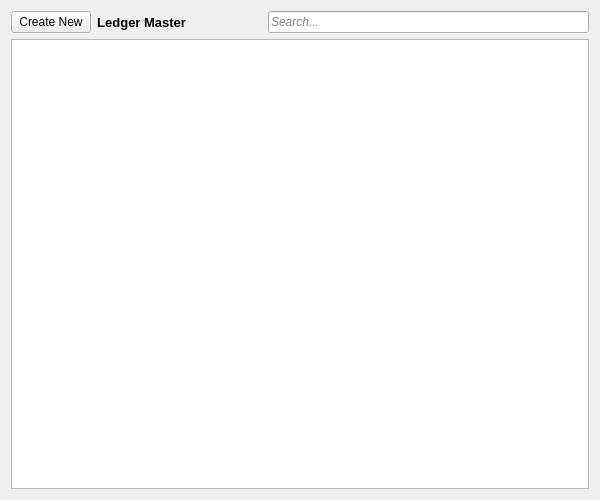
<?xml version="1.0" encoding="UTF-8"?>
<ui version="4.0">
 <class>ledgerMaster</class>
 <widget class="QWidget" name="ledgerMaster">
  <property name="geometry">
   <rect>
    <x>0</x>
    <y>0</y>
    <width>600</width>
    <height>500</height>
   </rect>
  </property>
  <property name="windowTitle">
   <string>Form</string>
  </property>
  <layout class="QGridLayout" name="gridLayout">
   <item row="0" column="1">
    <widget class="QLabel" name="titleLabel">
     <property name="font">
      <font>
       <pointsize>10</pointsize>
       <weight>75</weight>
       <bold>true</bold>
      </font>
     </property>
     <property name="text">
      <string>Ledger Master                     </string>
     </property>
     <property name="alignment">
      <set>Qt::AlignCenter</set>
     </property>
    </widget>
   </item>
   <item row="0" column="0">
    <widget class="QPushButton" name="createNewPushButton">
     <property name="sizePolicy">
      <sizepolicy hsizetype="Fixed" vsizetype="Fixed">
       <horstretch>0</horstretch>
       <verstretch>0</verstretch>
      </sizepolicy>
     </property>
     <property name="text">
      <string>Create New</string>
     </property>
    </widget>
   </item>
   <item row="0" column="2">
    <widget class="QLineEdit" name="searchLine">
     <property name="font">
      <font>
       <italic>true</italic>
      </font>
     </property>
     <property name="placeholderText">
      <string>Search...</string>
     </property>
    </widget>
   </item>
   <item row="1" column="0" colspan="3">
    <widget class="QTableView" name="tableView">
     <property name="selectionBehavior">
      <enum>QAbstractItemView::SelectRows</enum>
     </property>
    </widget>
   </item>
  </layout>
 </widget>
 <resources/>
 <connections/>
</ui>
